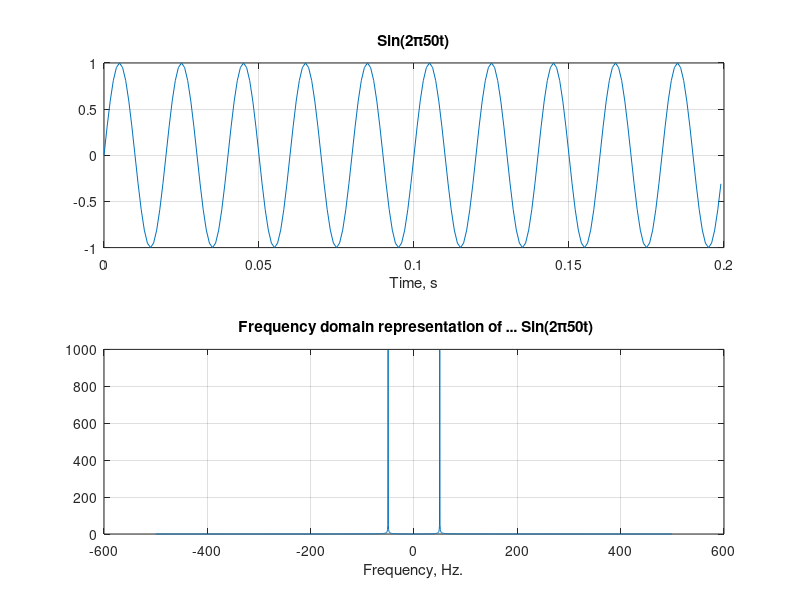

Reproduce this figure in MATLAB.
clc;

clear all;

close all;

% Discretize the value of t from -1 to 1 with the increment of 0.001
t = -1:0.001:1;

% write the function x = sin(2π50t) in MATLAB
x = sin(2*pi*50*t);

%Use the subplot function
subplot(2 ,1, 1);

plot(t(1001:1200),x(1:200));

grid;

title('Sin(2\pi50t)')

xlabel('Time, s')

%Use the subplot function
subplot(2,1,2);

% write the matlab code for absolute value of fast Fourier transform of x, and assign it as X
X=abs(fft(x));

% Now find the fftshift of X to get X2

X2=fftshift(X);

f=-499.9:1000/2001:500;

plot(f,X2);

grid;

title(' Frequency domain representation of … Sin(2\pi50t)');

xlabel('Frequency, Hz.')